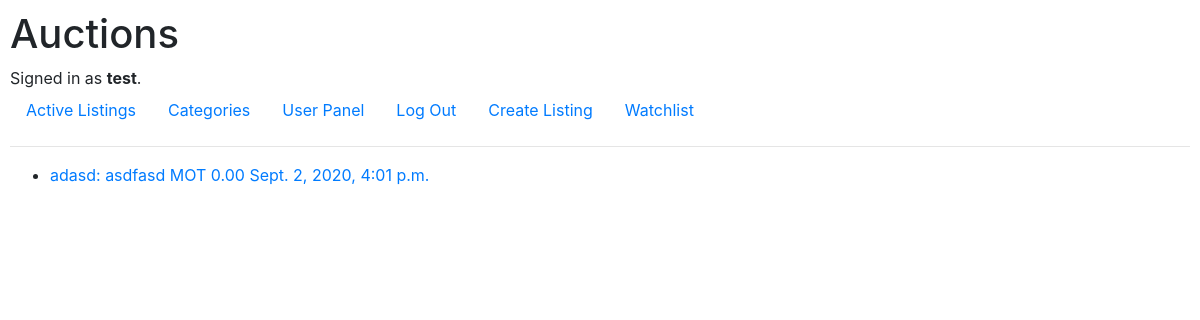
Screenshot of /categories/MOT (signed in) with the database file from the repository.
### auctions/models.py (models this page shows, shortened)
class User(AbstractUser):
    pass

class Auction(models.Model):
    MOTORS = "MOT"
    FASHINON = "FAS"
    ELECTRONICS = "ELE"
    COLLECTIBLES_ARTS = "ART"
    HOME_GARDES = "HGA"
    SPORTING_GOODS = "SPO"
    TOYS = "TOY"
    BUSSINES_INDUSTRIAL = "BUS"
    MUSIC = "MUS"
    CATEGORY = [
        (MOTORS, "Motors"),
        (FASHINON, "Fashion"),
        (ELECTRONICS, "Electronics"),
        (COLLECTIBLES_ARTS, "Collectibles & Art"),
        (HOME_GARDES, "Home & Garden"),
        (SPORTING_GOODS, "Sporting Goods"),
        (TOYS, "Toys"),
        (BUSSINES_INDUSTRIAL, "Business & Industrial"),
        (MUSIC, "Music"),
    ]
    seller = models.ForeignKey(User, on_delete=models.CASCADE)
    title = models.CharField(max_length=64, blank=False)
    description = models.TextField(blank=True)
    current_price = models.DecimalField(max_digits=11, decimal_places=2, default=0.0)
    category = models.CharField(max_length=3, choices=CATEGORY, default=MOTORS)
    image_url = models.URLField(blank=True)
    publication_date = models.DateTimeField(auto_now_add=True)
    closed = models.BooleanField(default=False)
    class Meta:
        verbose_name = "auction"
        verbose_name_plural = "auctions"

### auctions/views.py (the view)
# urls.py: path("categories", views.categories, name="categories"),
def categories(request, category=None):
    categories = Auction.CATEGORY
    if category is not None:
        if category in [x[0] for x in categories]:
            auctions = Auction.objects.filter(category=category, closed=False)
            return render(request, "auctions/category_auctions.html", {
                "auctions": auctions
            })
        else:
             return render(request, "auctions/error_handling.html", {
                "code": 400,
                "message": "Category is incorrect"
            })
    return render(request, "auctions/categories.html", {
        "categories": categories
    })

### auctions/templates/auctions/category_auctions.html
{% extends "auctions/layout.html" %}
{% block body %}
    <ul>
        {% for auction in auctions %}
            <li><a href="{% url 'auctions:listing_page' auction_id=auction.id %}"> {{ auction.title }}: {{ auction.description }} {{auction.category}} {{auction.current_price}} {{auction.publication_date}}</a></li>
        {% empty %}
            No auctions in this category yet.
        {% endfor %}
    </ul>
{% endblock %}

### auctions/templates/auctions/layout.html (shortened to what this page needs)
{% load static %}
<!DOCTYPE html>
<html lang="en">
    <head>
        <link rel="stylesheet" href="https://stackpath.bootstrapcdn.com/bootstrap/4.4.1/css/bootstrap.min.css">
        <link href="{% static 'auctions/styles.css' %}" rel="stylesheet">
    </head>
    <body>
        <h1>Auctions</h1>
        <div>
            {% if user.is_authenticated %}
                Signed in as <strong>{{ user.username }}</strong>.
            {% else %}
                Not signed in.
            {% endif %}
        </div>
        <ul class="nav">
            <li class="nav-item">
                <a class="nav-link" href="{% url 'auctions:index' %}">Active Listings</a>
            </li>
            <li class="nav-item">
                <a class="nav-link" href="{% url 'auctions:categories' %}">Categories</a>
            </li>
            {% if user.is_authenticated %}
                <li class="nav-item">
                    <a class="nav-link" href="{% url 'auctions:user_panel' %}">User Panel</a>
                </li>
                <li class="nav-item">
                    <a class="nav-link" href="{% url 'auctions:logout' %}">Log Out</a>
                </li>
                <li class="nav-item">
                    <a class="nav-link" href="{% url 'auctions:create_listing' %}">Create Listing</a>
                </li>
                <li class="nav-item">
                    <a class="nav-link" href="{% url 'auctions:watchlist' %}">Watchlist</a>
                </li>
            {% endif %}
        </ul>
        <hr>
        {% block body %}
        {% endblock %}
    </body>
</html>

### auctions/static/auctions/styles.css (style rules this page uses)
body { padding: 10px; }

### rows the page displays
User: username "test"
Auction: title "adasd", description "asdfasd", category "MOT", current_price "0.00", publication_date "Sept. 2, 2020, 4:01 p.m."
